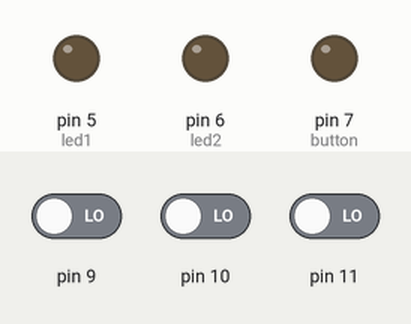
Simulated run of this sketch. Board: Arduino Uno, built with avr-gcc and run on an emulated ATmega328P. Parts: output pins drawn as LEDs (lit = HIGH). The inputs (shaded band) are chosen by the test bench; at power-on: pin 9 LOW, pin 10 LOW, pin 11 LOW.

Above: at 1.2 s.
1.3 s: pin 9 driven HIGH
At 2.5 s:
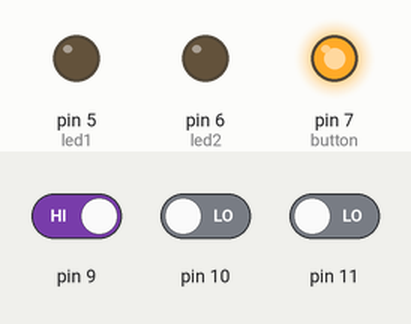
2.8 s: pin 10 driven HIGH
At 3.6 s:
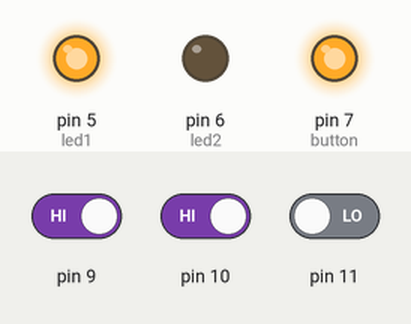
4.3 s: pin 11 driven HIGH
At 4.8 s:
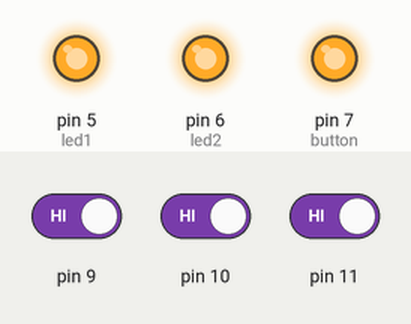
5.8 s: pin 9 driven LOW
At 7.0 s:
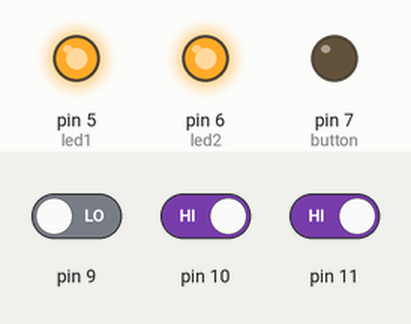
7.3 s: pin 10 driven LOW
At 8.2 s:
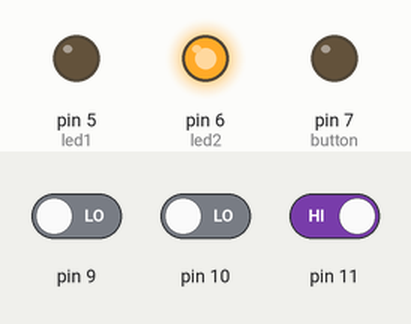
8.8 s: pin 9 driven HIGH
At 9.4 s:
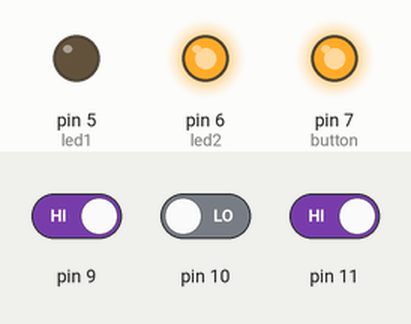
Timing chart, 0 to 11.3 s (numbered marks = the images above; inputs shaded):
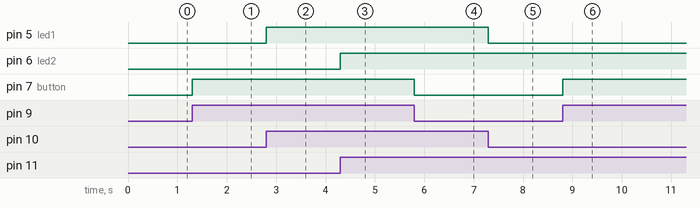

The sketch:

opdracht8c.ino.ino
```cpp
const int led1 = 5;
const int led2 = 6;
const int button = 7;


void setup() {
  pinMode(led1, OUTPUT);
  pinMode(led2, OUTPUT);
  pinMode(button, OUTPUT);

  pinMode(9, INPUT);
  pinMode(10, INPUT);
  pinMode(11, INPUT);
}

// the loop function runs over and over again forever
void loop() {
  digitalWrite(button,digitalRead(9));
  digitalWrite(led1,digitalRead(10));
  digitalWrite(led2,digitalRead(11));


  //van Raspb naar Arduino


}
```

Measured:
- after the input at 1.3 s, pin 7 (button): LOW → HIGH at once
- after the input at 2.8 s, pin 5 (led1): LOW → HIGH at once
- after the input at 4.3 s, pin 6 (led2): LOW → HIGH at once
- after the input at 5.8 s, pin 7 (button): HIGH → LOW at once
- after the input at 7.3 s, pin 5 (led1): HIGH → LOW at once
- after the input at 8.8 s, pin 7 (button): LOW → HIGH at once
